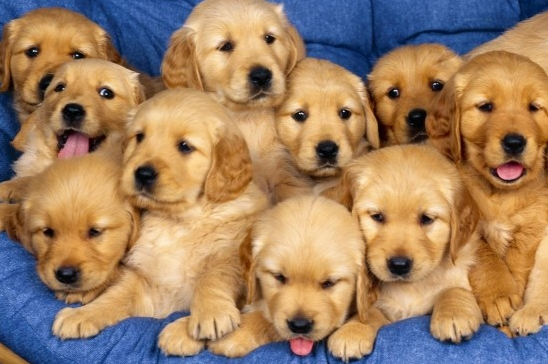
#> input picture OpenCV/Day2/dog.bmp, 548 x 364 px
$ python 8_hist1.py
#> lines starting #> are read from the running program, lines starting #| are printed output that depends on the picture
import cv2
import matplotlib.pyplot as plt

src = cv2.imread('./dog.bmp', cv2.IMREAD_GRAYSCALE)
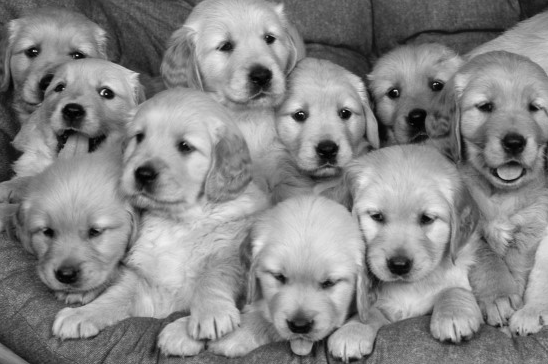
#> src: shape (364, 548); min 0, max 243, mean 134.7
#  cv2.calcHist([영상], [히스토그램을 구할 채널], None, [빈의 개수를 나타내는 리스트], [히스토그램 각 차원의 최소값과 최대값으로 구성된 리스트])
hist = cv2.calcHist([src], [0], None, [256], [0, 255])
#> hist = 256 values, max 1512 at index 170, min 0 at index 240, mean 779.2
cv2.imshow('src', src)
plt.plot(hist)
plt.show()
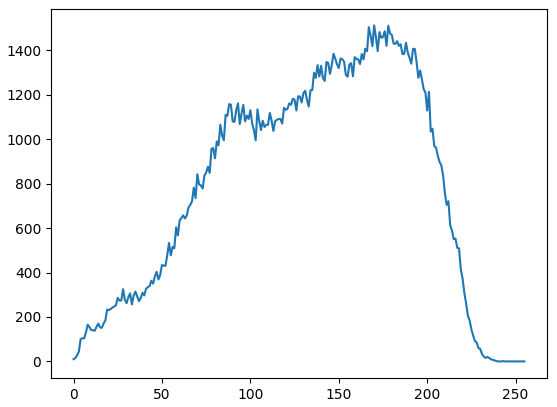
#> figure drawn by matplotlib, 1 panel; curve peaks at x = 170, y = 1512
cv2.waitKey()

$ run again, with OpenCV/Day2/field.bmp copied over OpenCV/Day2/dog.bmp
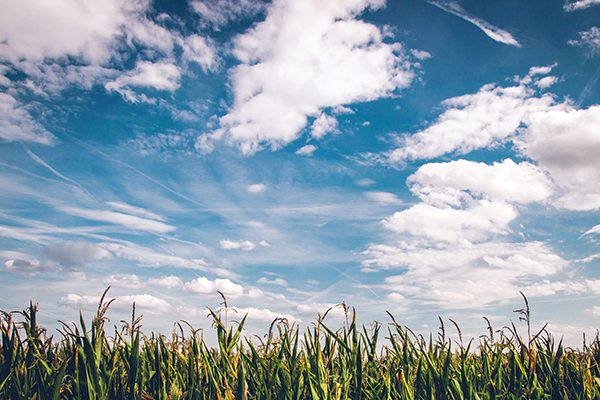
#> input picture OpenCV/Day2/field.bmp, 600 x 400 px
#> `src = cv2.imread('./dog.bmp', cv2.IMREAD_GRAYSCALE)`:
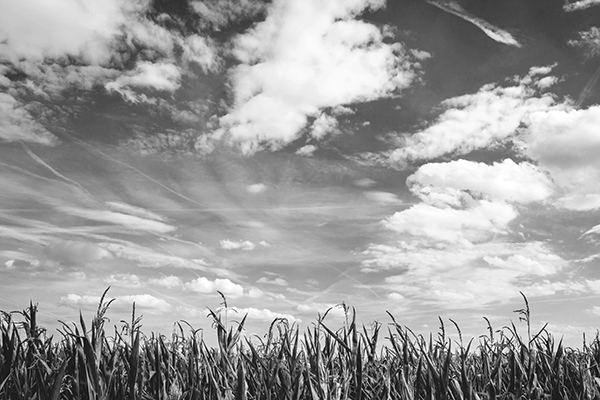
#> src: shape (400, 600); min 0, max 255, mean 156.2
#> hist = 256 values, max 2230 at index 246, min 0 at index 255, mean 935.1
#> `plt.show()`:
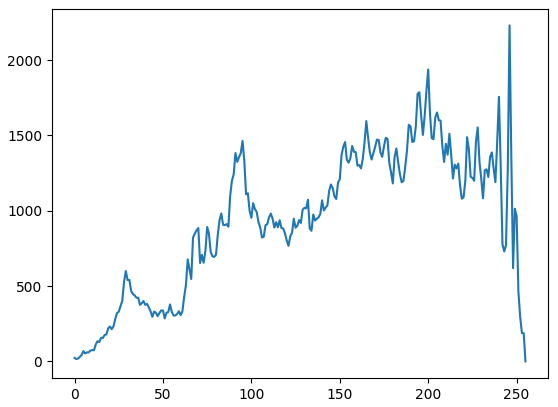
#> figure drawn by matplotlib, 1 panel; curve peaks at x = 246, y = 2230
